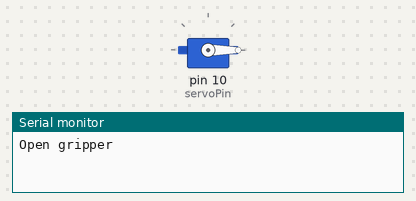
A sketch run on a simulated Arduino Uno, built with avr-gcc and run on an emulated ATmega328P. Parts: servo, the last lines printed to the serial monitor.

Above: at 0.05 s.
At 4.0 s:
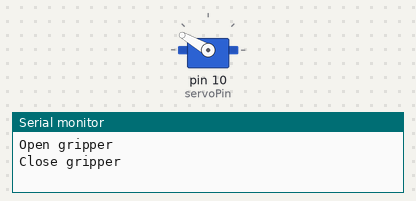
Timing chart, 0 to 5.2 s (numbered marks = the images above):
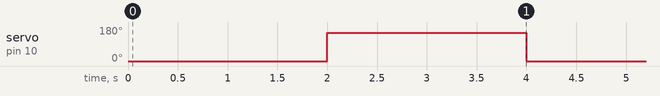

Measured:
- by itself, servo on pin 10 (servoPin): alternates 150° for 2.0 s and 0° for 2.0 s

The sketch:

gripper.ino
```cpp
//---------------------------------------
// Include the Arduino Stepper Library
#include <Stepper.h>
#include <Servo.h>
#include <Adafruit_MotorShield.h>

// Define variables:
const int servoPin = 10;               // Gripper (servo)
const int FSR_sensorPin = A0;          // FSR (1 sensor) gripper

Servo myservo;                         // Servo (object)

//-----------------------------------------
void setup() {
  //Serial Port begin
  Serial.begin (9600);

  //Gripper Servo
  myservo.write(0);         // Set the Gripper to zero (Open)
  myservo.attach(servoPin);
}
//-----------------------------------------
void loop() {
  //Gripper Executions
  Serial.println("Open gripper");
  openGripper();           // Call for Open Gripper
  delay(1000);
  Serial.println("Close gripper");
  closeGripper();          // Call for Close Gripper
  delay(1000);
}
//-----------------------------------------
void openGripper() {
 // myservo.attach(servoPin);
  myservo.write(0); // Go to open position
  delay(1000);
}

void closeGripper() {
  int force;

  myservo.write(150);
  delay(1000);

}
//-----------------------------------------
```
